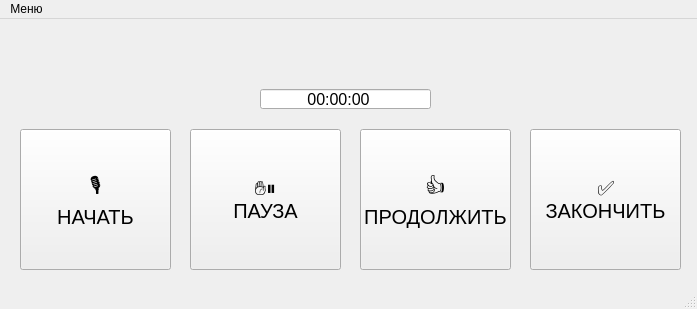
<?xml version="1.0" encoding="UTF-8"?>
<ui version="4.0">
 <class>MainWindow</class>
 <widget class="QMainWindow" name="MainWindow">
  <property name="geometry">
   <rect>
    <x>0</x>
    <y>0</y>
    <width>697</width>
    <height>309</height>
   </rect>
  </property>
  <property name="windowTitle">
   <string>MainWindow</string>
  </property>
  <widget class="QWidget" name="centralwidget">
   <widget class="QPushButton" name="pushButton">
    <property name="geometry">
     <rect>
      <x>20</x>
      <y>110</y>
      <width>151</width>
      <height>141</height>
     </rect>
    </property>
    <property name="font">
     <font>
      <pointsize>15</pointsize>
     </font>
    </property>
    <property name="layoutDirection">
     <enum>Qt::LeftToRight</enum>
    </property>
    <property name="text">
     <string extracomment="НАЧАТЬ ЗАПИСЬ">🎙️
НАЧАТЬ</string>
    </property>
   </widget>
   <widget class="QPushButton" name="pushButton_2">
    <property name="geometry">
     <rect>
      <x>190</x>
      <y>110</y>
      <width>151</width>
      <height>141</height>
     </rect>
    </property>
    <property name="font">
     <font>
      <pointsize>15</pointsize>
     </font>
    </property>
    <property name="text">
     <string>✋⏸️
ПАУЗА</string>
    </property>
   </widget>
   <widget class="QPushButton" name="pushButton_3">
    <property name="geometry">
     <rect>
      <x>530</x>
      <y>110</y>
      <width>151</width>
      <height>141</height>
     </rect>
    </property>
    <property name="font">
     <font>
      <pointsize>15</pointsize>
     </font>
    </property>
    <property name="text">
     <string>✅
ЗАКОНЧИТЬ</string>
    </property>
   </widget>
   <widget class="QLineEdit" name="lineEdit">
    <property name="geometry">
     <rect>
      <x>260</x>
      <y>70</y>
      <width>171</width>
      <height>20</height>
     </rect>
    </property>
    <property name="font">
     <font>
      <pointsize>12</pointsize>
     </font>
    </property>
    <property name="text">
     <string>          00:00:00</string>
    </property>
   </widget>
   <widget class="QPushButton" name="pushButton_4">
    <property name="geometry">
     <rect>
      <x>360</x>
      <y>110</y>
      <width>151</width>
      <height>141</height>
     </rect>
    </property>
    <property name="font">
     <font>
      <pointsize>15</pointsize>
     </font>
    </property>
    <property name="text">
     <string>👍
ПРОДОЛЖИТЬ</string>
    </property>
   </widget>
  </widget>
  <widget class="QMenuBar" name="menubar">
   <property name="geometry">
    <rect>
     <x>0</x>
     <y>0</y>
     <width>697</width>
     <height>21</height>
    </rect>
   </property>
   <widget class="QMenu" name="menu">
    <property name="title">
     <string>Меню</string>
    </property>
    <addaction name="action_1"/>
   </widget>
   <addaction name="menu"/>
  </widget>
  <widget class="QStatusBar" name="statusbar"/>
  <action name="action_2">
   <property name="text">
    <string>рр</string>
   </property>
  </action>
  <action name="action_1">
   <property name="text">
    <string>Экспорт каталога</string>
   </property>
  </action>
 </widget>
 <resources/>
 <connections/>
</ui>
